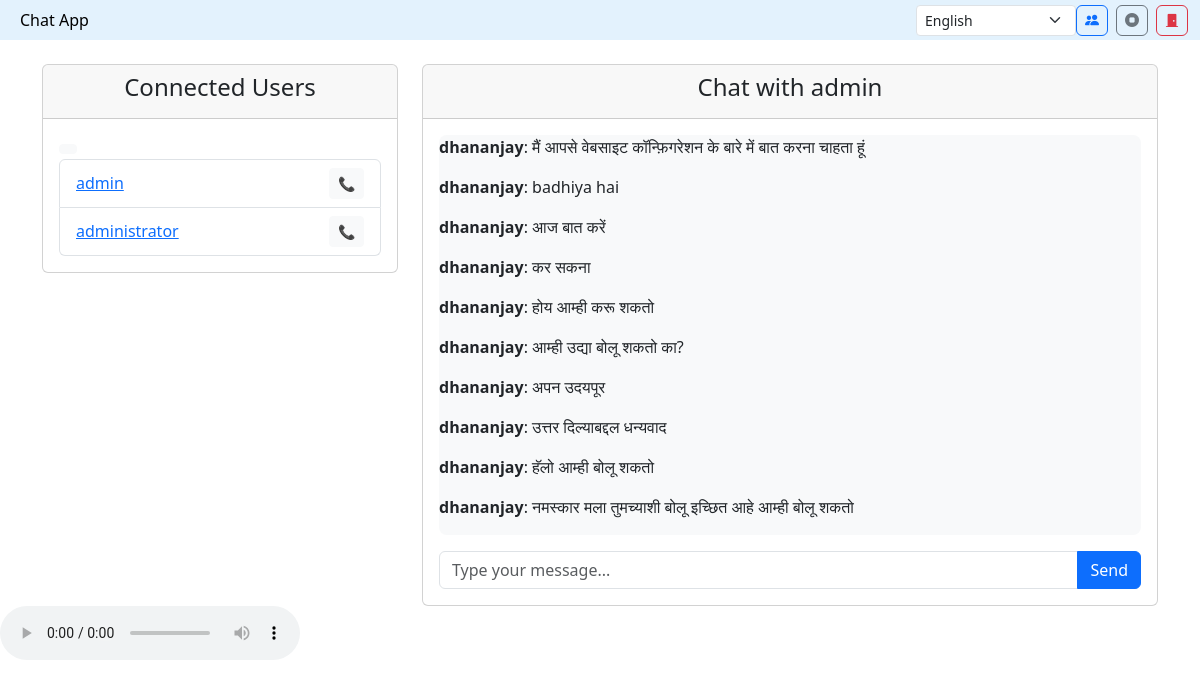
The page /chat/1/ (signed in) on the database its author committed.
### chat/models.py (models this page shows, shortened)
class Chat(models.Model):
    sender = models.ForeignKey(User, on_delete=models.CASCADE, related_name="sent_messages")
    receiver = models.ForeignKey(User, on_delete=models.CASCADE, related_name="received_messages")
    message = models.TextField()
    timestamp = models.DateTimeField(auto_now_add=True)

### chat/views.py (the view)
# urls.py: path("chat/<int:user_id>/", chat_view, name="chat"),
@login_required
def chat_view(request, user_id):
    receiver = User.objects.get(id=user_id)
    chat_history = (
        (
            Chat.objects.filter(sender=request.user, receiver=receiver)
            | Chat.objects.filter(sender=receiver, receiver=request.user)
        )
        .order_by("timestamp")
        .reverse()
    )
    if request.method == "POST":
        message = request.POST.get("message")
        if message:
            Chat.objects.create(sender=request.user, receiver=receiver, message=message)
            return redirect("chat", user_id=user_id)
    users = User.objects.exclude(id=request.user.id)
    return render(
        request,
        "chat.html",
        {"receiver": receiver, "chat_history": chat_history, "users": users},
    )

### chat/templates/chat.html (shortened to what this page needs)
<!DOCTYPE html>
<html lang="en">
{% load static %}
<head>
  <link rel="stylesheet" href="https://cdn.jsdelivr.net/npm/bootstrap@5.3.0/dist/css/bootstrap.min.css">
  <link rel="stylesheet" href="https://cdn.jsdelivr.net/npm/bootstrap-icons@1.13.1/font/bootstrap-icons.min.css">
</head>
<body>
  <nav class="navbar navbar-light" style="background-color: #e3f2fd;">
    <div class="container-fluid">
      <a class="navbar-brand" href="#">Chat App</a>
      <div class="d-flex">
        <select id="languageSelect" class="form-select form-select-sm" style="width: 160px;"
          onchange="changeLanguage(this.value)">
          <option value="en">English</option>
        </select>
        <button id="startMeetingBtn" class="btn btn-outline-primary me-2" title="Start meeting"><i
            class="bi bi-people-fill"></i></button>
        <button id="stopCall" class="btn btn-outline-secondary me-2" title="Stop call"><i
            class="bi bi-stop-circle-fill"></i></button>
        <a href="{% url 'login' %}" class="btn btn-outline-danger" title="Logout"><i
            class="bi bi-door-closed-fill"></i></a>
      </div>
    </div>
  </nav>
  <div class="container mt-4">
    <div class="row">
      <div class="col-md-4">
        <div class="card">
          <div class="card-header text-center">
            <h4>Connected Users</h4>
          </div>
          <div class="card-body">
            <button onclick="console.log('📞 inline click fired')" class="btn btn-sm btn-light"> </button>
            <ul class="list-group">
              {% for user in users %}
              <li class="list-group-item user-card d-flex justify-content-between align-items-center"
                data-userid="{{ user.id }}">
                <div class="user-info">
                  <a href="{% url 'chat' user.id %}" class="user-link">{{ user.username }}</a>
                </div>
                <div class="call-button-wrapper">
                  <button class="btn btn-sm btn-light" onclick="selectAndStartCall(this)">📞</button>
                </div>
              </li>
              {% empty %}
              <li class="list-group-item text-muted text-center">No users available.</li>
              {% endfor %}
            </ul>
          </div>
        </div>
      </div>
      <div class="col-md-8">
        <div class="card">
          <div class="card-header text-center">
            <h4>Chat with {{ receiver.username }}</h4>
          </div>
          <div class="card-body">
            <div class="chat-box" id="chatbox">
              {% for chat in chat_history %}
              <p><strong>{{ chat.sender.username }}</strong>: {{ chat.message }}</p>
              {% endfor %}
            </div>
            <form id="chatForm" method="POST" class="mt-3">
              <div class="input-group">
                <input type="text" id="messageInput" name="message" class="form-control"
                  placeholder="Type your message...">
                <button type="button" id="sendMessage" class="btn btn-primary">Send</button>
              </div>
            </form>
          </div>
        </div>
      </div>
    </div>
  </div>
  <audio id="translatedAudio" controls></audio>
</body>
</html>

### chat/templates/chat.html (style rules this page uses)
.navbar { padding-top: 0.25rem; padding-bottom: 0.25rem; min-height: 40px; }
.navbar-brand { font-size: 1rem; padding: 0.25rem 0.5rem; }
.navbar .form-select, .navbar .btn { font-size: 0.875rem; padding: 0.25rem 0.5rem; height: auto; }
.chat-box { height: 400px; overflow-y: auto; border-radius: 8px; background-color: #f8f9fa; }
.user-card button { position: relative; z-index: 10; }
.user-card { position: relative; }
.call-button-wrapper { z-index: 10; position: relative; }
.user-link { display: inline-block; margin-right: 10px; z-index: 1; }

### rows shown on the page
Chat: sender.username "dhananjay", message "मैं आपसे वेबसाइट कॉन्फ़िगरेशन के बारे में बात करना चाहता हूं"
Chat: sender.username "dhananjay", message "badhiya hai"
Chat: sender.username "dhananjay", message "आज बात करें"
Chat: sender.username "dhananjay", message "कर सकना"
Chat: sender.username "dhananjay", message "होय आम्ही करू शकतो"
Chat: sender.username "dhananjay", message "आम्ही उद्या बोलू शकतो का?"
Chat: sender.username "dhananjay", message "अपन उदयपूर"
Chat: sender.username "dhananjay", message "उत्तर दिल्याबद्दल धन्यवाद"
Chat: sender.username "dhananjay", message "हॅलो आम्ही बोलू शकतो"
Chat: sender.username "dhananjay", message "नमस्कार मला तुमच्याशी बोलू इच्छित आहे आम्ही बोलू शकतो"

### other values the page prints
{{ user.username }} "admin"
{{ user.username }} "administrator"
{{ receiver.username }} "admin"
